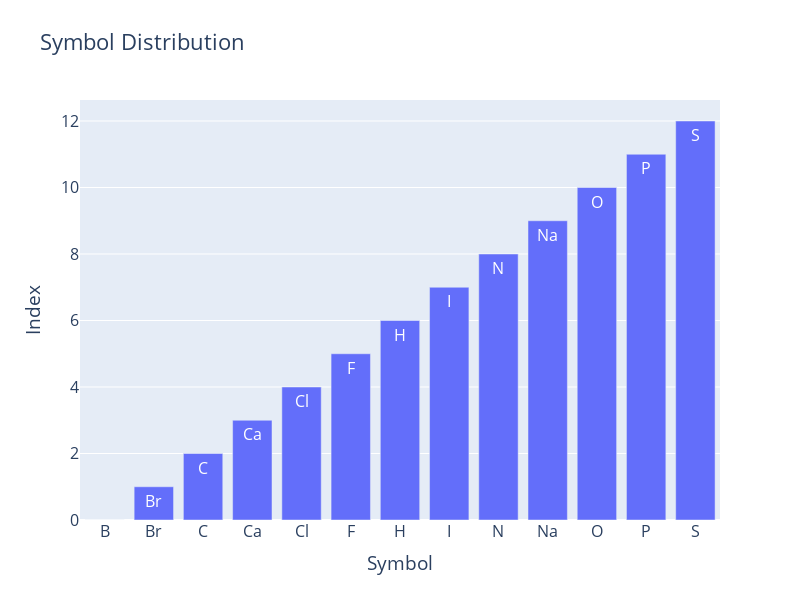
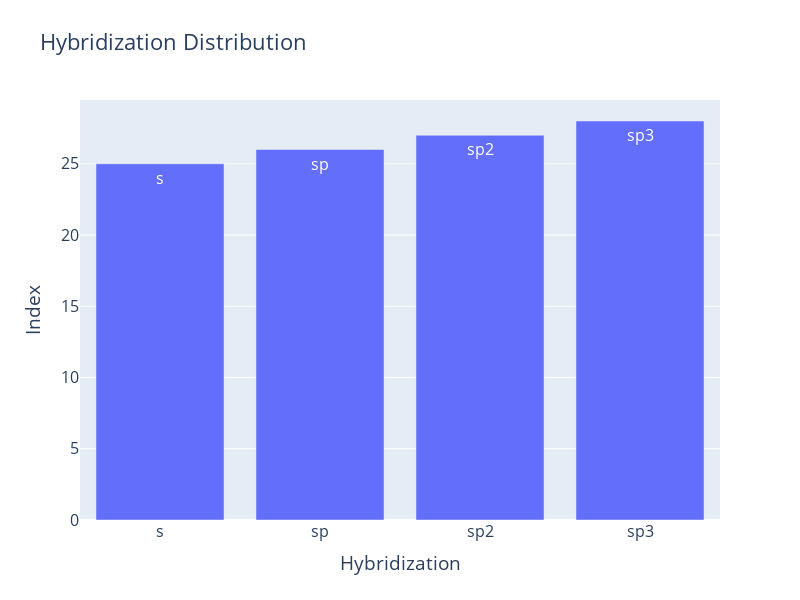

These figures' notebook cell, in order:
### Code cell
plotly_visualize_features(atom_featurizer.features_mapping["symbol"], "Symbol Distribution", "Symbol", "Index")
plotly_visualize_features(atom_featurizer.features_mapping["hybridization"], "Hybridization Distribution", "Hybridization", "Index")
plotly_visualize_features(bond_featurizer.features_mapping["bond_type"], "Bond Type Distribution", "Bond Type", "Index")
plotly_visualize_features(bond_featurizer.features_mapping["conjugated"], "Conjugated Bond Distribution", "Conjugated", "Index")

### Figure 1 — Plotly figure (JSON) as saved in the notebook; plotly's stock layout.template omitted (floating-point values rounded to 4 significant figures)
{"data": [{"text": ["B", "Br", "C", "Ca", "Cl", "F", "H", "I", "N", "Na", "O", "P", "S"], "textposition": "auto", "type": "bar", "x": ["B", "Br", "C", "Ca", "Cl", "F", "H", "I", "N", "Na", "O", "P", "S"], "y": [0, 1, 2, 3, 4, 5, 6, 7, 8, 9, 10, 11, 12]}], "layout": {"font": {"size": 16}, "height": 600, "title": {"text": "Symbol Distribution"}, "width": 800, "xaxis": {"title": {"text": "Symbol"}}, "yaxis": {"title": {"text": "Index"}}}}

### Figure 2 — Plotly figure (JSON) as saved in the notebook; plotly's stock layout.template omitted (floating-point values rounded to 4 significant figures)
{"data": [{"text": ["s", "sp", "sp2", "sp3"], "textposition": "auto", "type": "bar", "x": ["s", "sp", "sp2", "sp3"], "y": [25, 26, 27, 28]}], "layout": {"font": {"size": 16}, "height": 600, "title": {"text": "Hybridization Distribution"}, "width": 800, "xaxis": {"title": {"text": "Hybridization"}}, "yaxis": {"title": {"text": "Index"}}}}
